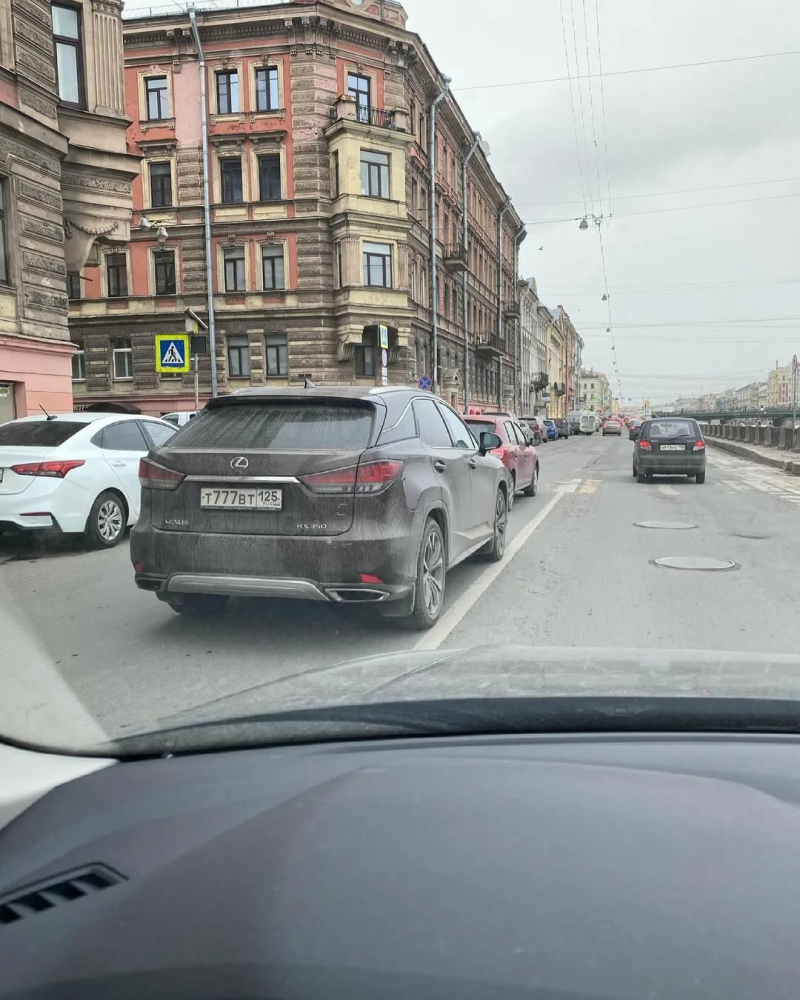
#> input picture 2.6 Cascades/number_2.jpg, 800 x 1000 px
$ jupyter execute Untitled.ipynb
#> lines starting #> are read from the running program, lines starting #| are printed output that depends on the picture; after the words box and inside, x2 and y2 are one past the last pixel; in counts of white or black regions, pixels touching at a corner belong together
[cell 1]
import cv2 as cv
from PIL import Image
from IPython.display import display

[cell 2]
number_cascade = cv.CascadeClassifier("haarcascade_russian_plate_number.xml")

[cell 3]
img1 = cv.imread("number_2.jpg")
#> img1 is the input picture: shape (1000, 800, 3); mean B, G, R 145.7, 146.2, 143.6
img1_gray = cv.cvtColor(img1, cv.COLOR_BGR2GRAY)
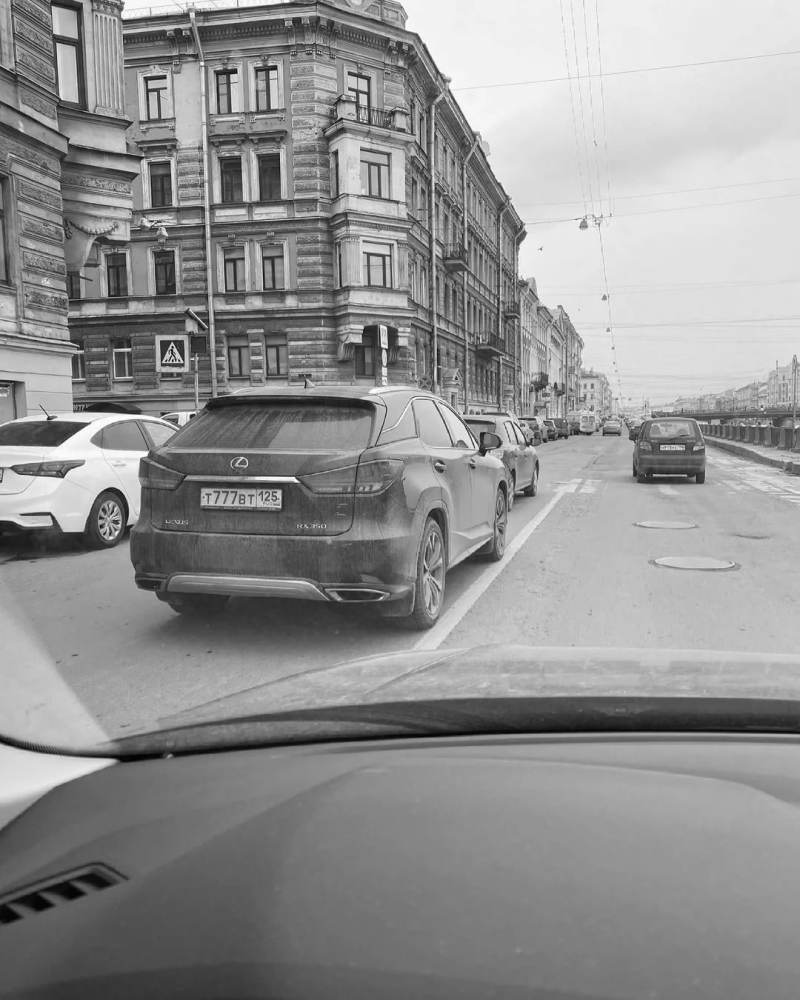
#> img1_gray: shape (1000, 800); min 1, max 253, mean 145.4
display(Image.fromarray(img1_gray))

[cell 4]
numbers = number_cascade.detectMultiScale(img1_gray, scaleFactor=1.1, minNeighbors=30)
#> numbers = [[188, 479, 105, 35]]
for x, y, w, h in numbers:
  cv.rectangle(img1, (x, y), (x+w, y+h), (255, 0, 0), 2)
#> this loop made 1 pass
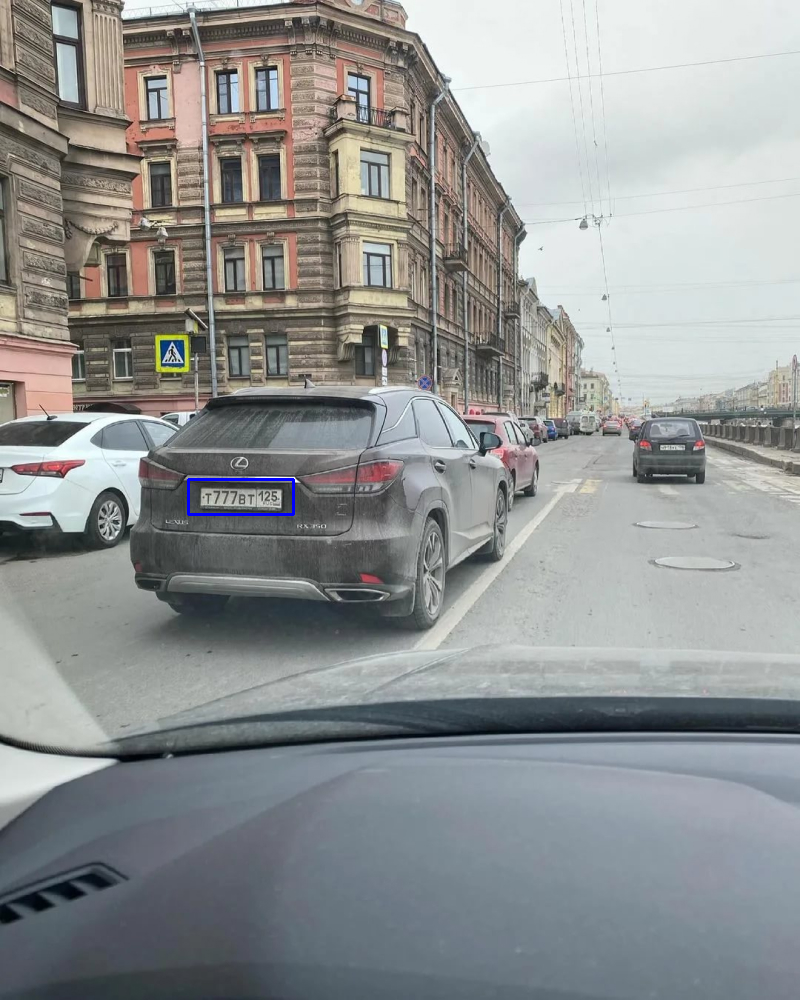
#> img1: shape (1000, 800, 3); 0.1% of pixels changed, all inside (x1, y1, x2, y2) = (187, 478, 295, 516)

$ run again, with 2.6 Cascades/number_1.jpg copied over 2.6 Cascades/number_2.jpg
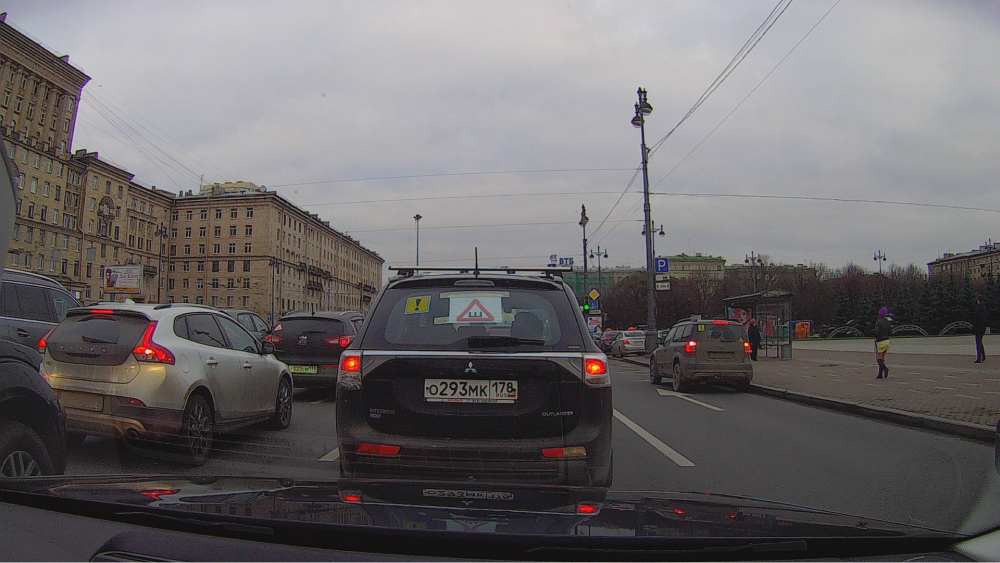
#> input picture 2.6 Cascades/number_1.jpg, 1000 x 563 px
#> img1 is the input picture: shape (563, 1000, 3); mean B, G, R 106.2, 104.7, 108.1
#> `img1_gray = cv.cvtColor(img1, cv.COLOR_BGR2GRAY)`:
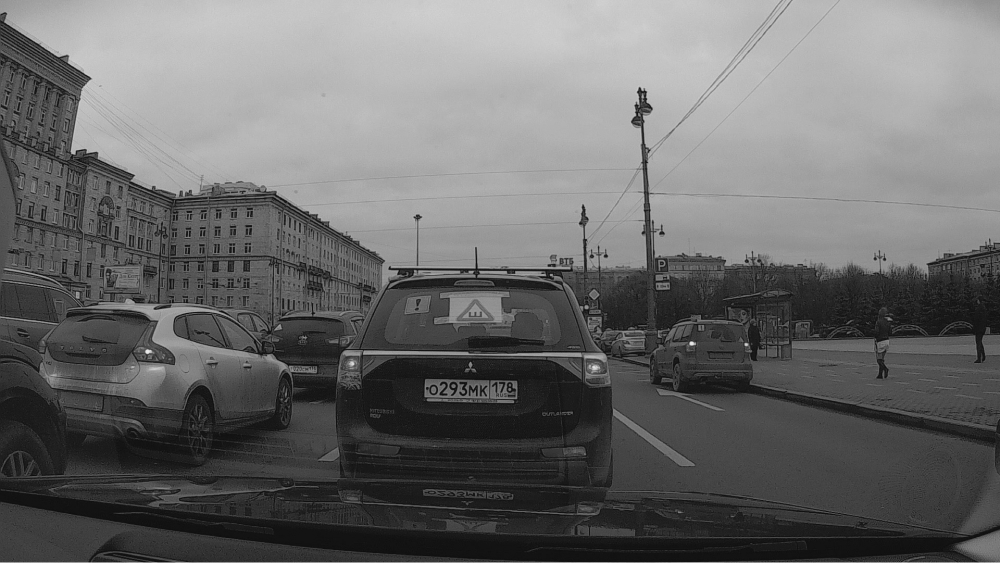
#> img1_gray: shape (563, 1000); min 12, max 234, mean 105.9
#> numbers = [[415, 370, 114, 38]]
#> the loop `for x, y, w, h in numbers:` made 1 pass
#> after the loop `for x, y, w, h in numbers:`:
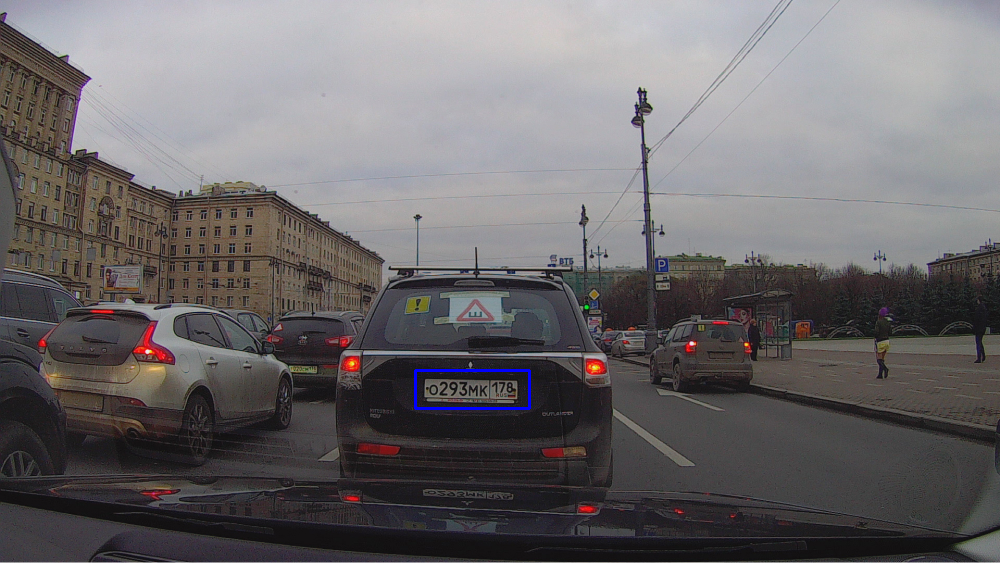
#> img1: shape (563, 1000, 3); 0.16% of pixels changed, all inside (x1, y1, x2, y2) = (414, 369, 531, 410)

$ run again, with 2.6 Cascades/number_3.jpg copied over 2.6 Cascades/number_2.jpg
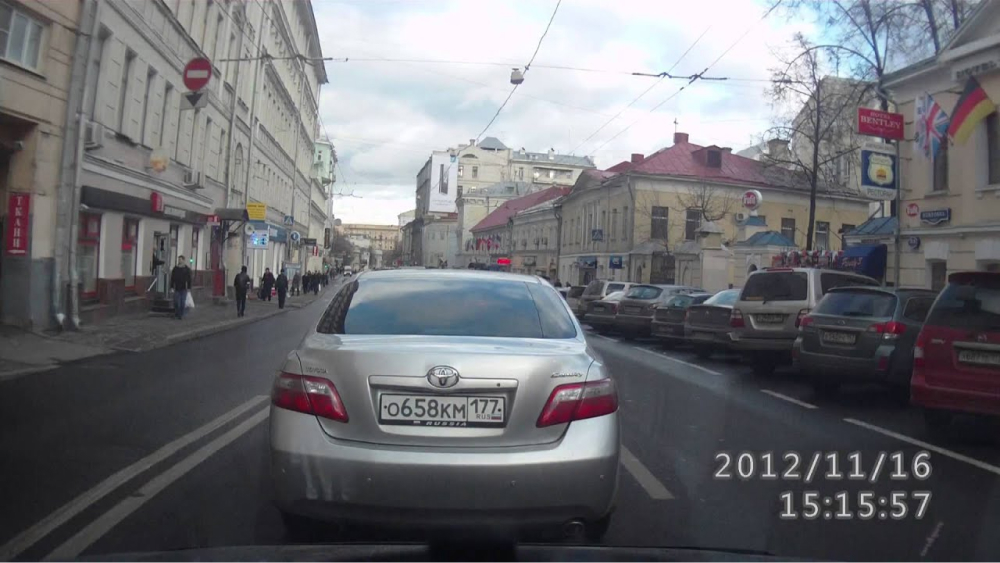
#> input picture 2.6 Cascades/number_3.jpg, 1000 x 563 px
#> img1 is the input picture: shape (563, 1000, 3); mean B, G, R 114, 110, 109.5
#> `img1_gray = cv.cvtColor(img1, cv.COLOR_BGR2GRAY)`:
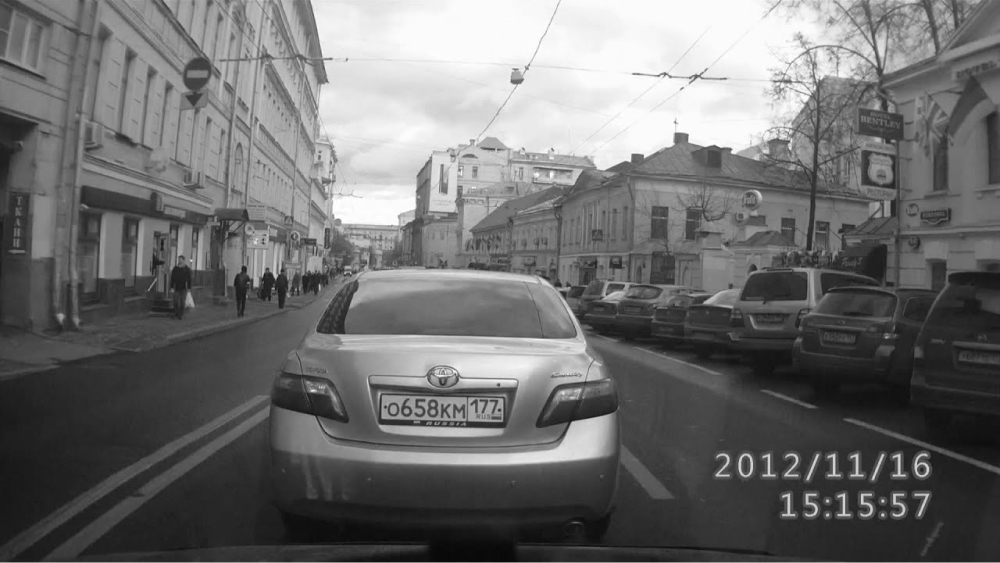
#> img1_gray: shape (563, 1000); min 7, max 255, mean 110.3
#> numbers = [[371, 383, 144, 48]]
#> the loop `for x, y, w, h in numbers:` made 1 pass
#> after the loop `for x, y, w, h in numbers:`:
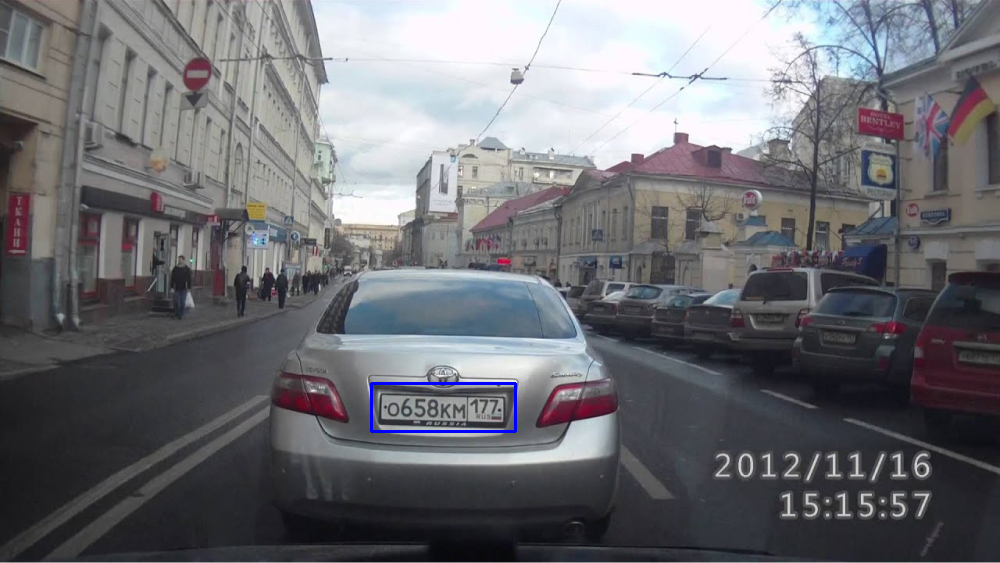
#> img1: shape (563, 1000, 3); 0.2% of pixels changed, all inside (x1, y1, x2, y2) = (370, 382, 517, 433)

$ run again, with 2.6 Cascades/cat_1.jpg copied over 2.6 Cascades/number_2.jpg
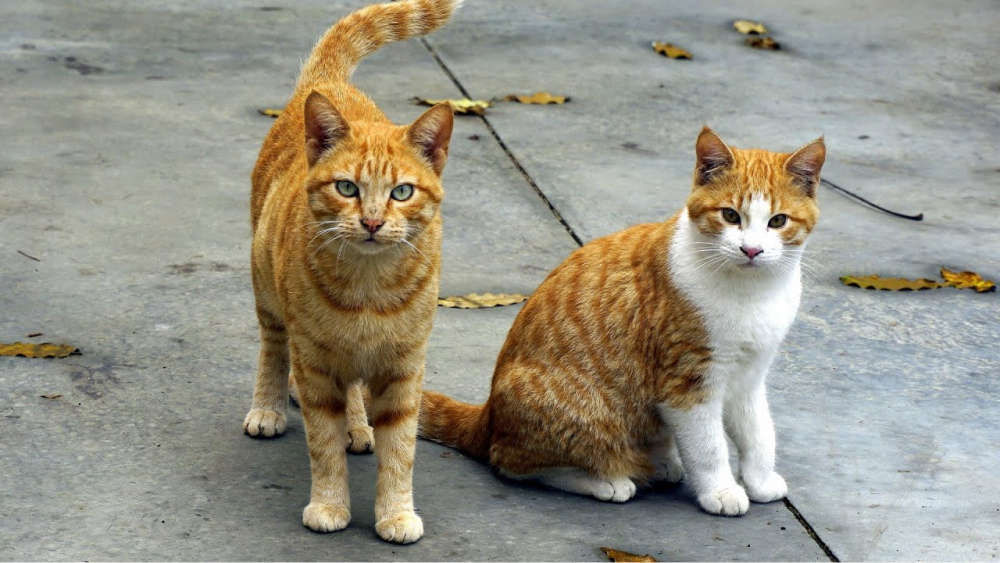
#> input picture 2.6 Cascades/cat_1.jpg, 1000 x 563 px
#> img1 is the input picture: shape (563, 1000, 3); mean B, G, R 133.4, 147.1, 150.7
#> `img1_gray = cv.cvtColor(img1, cv.COLOR_BGR2GRAY)`:
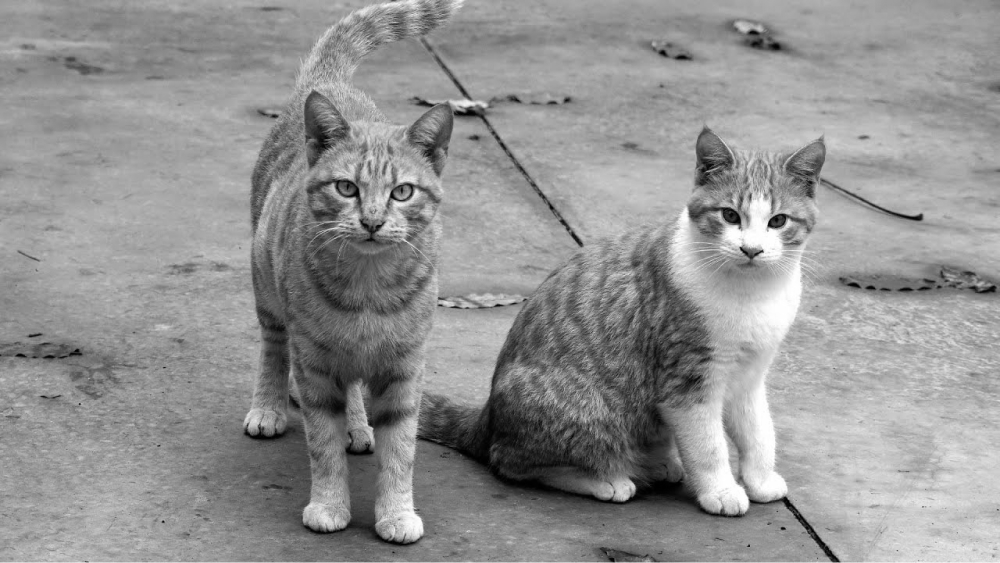
#> img1_gray: shape (563, 1000); min 0, max 255, mean 146.6
#> numbers = ()
